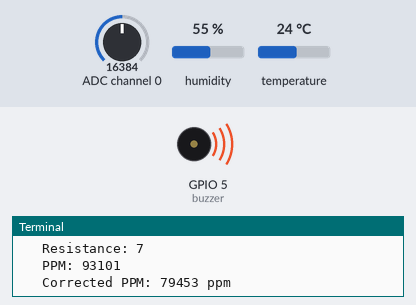
The program below on a simulated Raspberry Pi (BCM pin numbers). On the bench: buzzer (waves = sounding, pin HIGH), the last lines printed to the terminal. The test bench sets the inputs (shaded band); at power-on: ADC channel 0 = 16384, humidity 55 %, temperature 24 °C (analog values on the 0–32767 scale).

Above: at 1.7 s.
1.8 s: ADC channel 0 set to 5488
5.3 s: ADC channel 0 set to 4856
At 6.0 s:
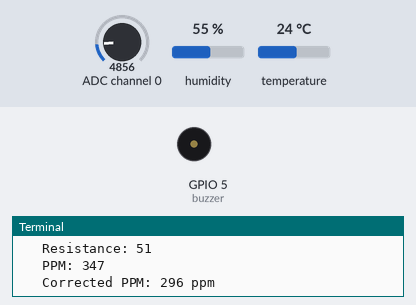
7.0 s: ADC channel 0 set to 9830
At 8.4 s:
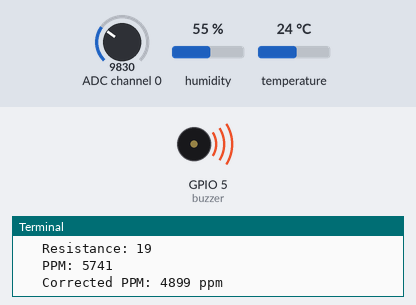
11.1 s: ADC channel 0 set to 3932
At 12.8 s:
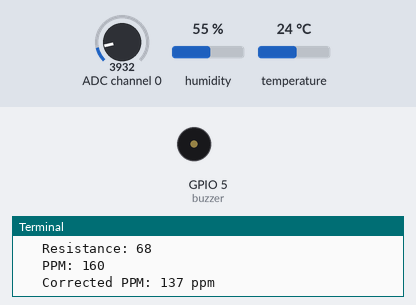
Timing chart, 0 to 14.1 s (numbered marks = the images above; inputs shaded):
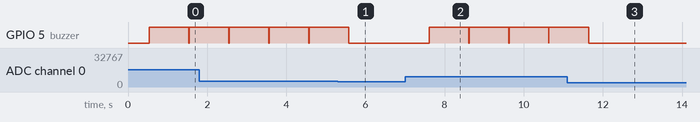

The program:

MQ135-ADS1115-Final.py
```python
#!/usr/bin/python
"""
@name: MQ-135.py - MQ-135 GAS SENSOR
@disclaimer: Copyright 2017, KRIPT4
@lastrelease: Dic 27 2017 16:50
"""

"""
MQ135 gas sensor | ADS1115 (Analog-to-Digital Converter for Raspberry Pi)
Datasheet can be found here: https://www.olimex.com/Products/Components/Sensors/SNS-MQ135/resources/SNS-MQ135.pdf
Application
They are used in air quality control equipments for buildings/offices, are suitable for detecting of NH3, NOx, alcohol, Benzene, smoke, CO2, etc
Original creator of this library: https://github.com/GeorgK/MQ135
"""

import sys
import math
import operator
import Adafruit_DHT
import time
import board
import busio
import adafruit_ads1x15.ads1115 as ADS
from adafruit_ads1x15.analog_in import AnalogIn
from gpiozero import Buzzer
buzzer = Buzzer(5)

# Create the I2C bus
i2c = busio.I2C(board.SCL, board.SDA)

# Create the ADC object using the I2C bus
ads = ADS.ADS1115(i2c)

# Create single-ended input on channel 0
value_ads = AnalogIn(ads, ADS.P0)

"""
First version of an RaspBerryPi Library for the MQ135 gas sensor
TODO: Review the correction factor calculation. This currently relies on
the datasheet but the information there seems to be wrong.
"""

# The load resistance on the board
RLOAD = 10.0
# Calibration resistance at atmospheric CO2 level
RZERO = 76
# Parameters for calculating ppm of CO2 from sensor resistance
PARA = 116.6020682
PARB = 2.769034857

# Parameters to model temperature and humidity dependence
CORA = 0.00035
CORB = 0.02718
CORC = 1.39538
CORD = 0.0018
CORE = -0.003333333
CORF = -0.001923077
CORG = 1.130128205

# Atmospheric CO2 level for calibration purposes
ATMOCO2 = 397.13

"""
@brief  Get the correction factor to correct for temperature and humidity
@param[in] t  The ambient air temperature
@param[in] h  The relative humidity
@return The calculated correction factor
"""
#Configure DHT sensor parameter
sensor =  Adafruit_DHT.DHT11
pin = '21'
h, t = Adafruit_DHT.read_retry(sensor, pin)

def getCorrectionFactor(t,h,CORA,CORB,CORC,CORD,CORE,CORF,CORG):
	# Linearization of the temperature dependency curve under and above 20 degree C
	# below 20degC: fact = a * t * t - b * t - (h - 33) * d
	# above 20degC: fact = a * t + b * h + c
	# this assumes a linear dependency on humidity
	if t < 20:
		return CORA * t * t - CORB * t + CORC - (h-33.)*CORD
	else:
		return CORE * t + CORF * h + CORG

"""
@brief  Get the resistance of the sensor, ie. the measurement value
@return The sensor resistance in kOhm
"""

def getResistance(value_pin,RLOAD):
	return ((1023./value_pin) - 1.)*RLOAD

"""
@brief  Get the resistance of the sensor, ie. the measurement value corrected
        for temp/hum
@param[in] t  The ambient air temperature
@param[in] h  The relative humidity
@return The corrected sensor resistance kOhm
"""

def getCorrectedResistance(t,h,CORA,CORB,CORC,CORD,CORE,CORF,CORG,value_pin,RLOAD):
	return getResistance(value_pin,RLOAD) / getCorrectionFactor(t,h,CORA,CORB,CORC,CORD,CORE,CORF,CORG)

"""
@brief  Get the ppm of CO2 sensed (assuming only CO2 in the air)
@return The ppm of CO2 in the air
"""

def getPPM(PARA,RZERO,PARB,value_pin,RLOAD):
	return PARA * math.pow((getResistance(value_pin,RLOAD)/RZERO), -PARB)

"""
@brief  Get the ppm of CO2 sensed (assuming only CO2 in the air), corrected
        for temp/hum
@param[in] t  The ambient air temperature
@param[in] h  The relative humidity
@return The ppm of CO2 in the air
"""

def getCorrectedPPM(t,h,CORA,CORB,CORC,CORD,CORE,CORF,CORG,value_pin,RLOAD,PARA,RZERO,PARB):
	return PARA * math.pow((getCorrectedResistance(t,h,CORA,CORB,CORC,CORD,CORE,CORF,CORG,value_pin,RLOAD)/RZERO), -PARB)

"""
@brief  Get the resistance RZero of the sensor for calibration purposes
@return The sensor resistance RZero in kOhm
"""

def getRZero(value_pin,RLOAD,ATMOCO2,PARA,PARB):
	return getResistance(value_pin,RLOAD) * math.pow((ATMOCO2/PARA), (1./PARB))

"""
@brief  Get the corrected resistance RZero of the sensor for calibration
        purposes
@param[in] t  The ambient air temperature
@param[in] h  The relative humidity
@return The corrected sensor resistance RZero in kOhm
"""

def getCorrectedRZero(t,h,CORA,CORB,CORC,CORD,CORE,CORF,CORG,value_pin,RLOAD,ATMOCO2,PARA,PARB):
	return getCorrectedResistance(t,h,CORA,CORB,CORC,CORD,CORE,CORF,CORG,value_pin,RLOAD) * math.pow((ATMOCO2/PARA), (1./PARB))

"""
Re-maps a number from one range to another. That is, a value of fromLow would get mapped to toLow,
a value of fromHigh to toHigh, values in-between to values in-between, etc.
# Arduino: (0 a 1023)
# Raspberry Pi: (0 a 26690)
More Info: https://www.arduino.cc/reference/en/language/functions/math/map/
"""

def map(x,in_min,in_max,out_min,out_max):
	return (x - in_min) * (out_max - out_min) / (in_max - in_min) + out_min

def main():
  while True:
   value_pin = map((value_ads.value - 500), 0, 26690, 0, 1023) # 565 / 535 fix value
   print(value_pin)
   rzero = getRZero(value_pin,RLOAD,ATMOCO2,PARA,PARB)
   correctedRZero = getCorrectedRZero(t,h,CORA,CORB,CORC,CORD,CORE,CORF,CORG,value_pin,RLOAD,ATMOCO2,PARA,PARB)
   resistance = getResistance(value_pin,RLOAD)
   ppm = getPPM(PARA,RZERO,PARB,value_pin,RLOAD)
   correctedPPM = getCorrectedPPM(t,h,CORA,CORB,CORC,CORD,CORE,CORF,CORG,value_pin,RLOAD,PARA,RZERO,PARB)
   print("\n h,t: %s  %s \n" %(h,t))
   print("\n MQ135 Gas Sensor:\n")
   print("\t MQ135 RZero: %s" % round(rzero))
   print("\t Corrected RZero: %s" % round(correctedRZero))
   print("\t Resistance: %s" % round(resistance))
   print("\t PPM: %s" % round(ppm))
   print("\t Corrected PPM: %s ppm" % round(correctedPPM))
   #Alarm !!!!!!!!!!!!!!
   if ppm > 400:
       buzzer.beep()
   else:
       buzzer.off()
   time.sleep(1)
if __name__ == "__main__":
	main()
```

Measured:
- the behaviour switches between 5048 and 5040 on ADC channel 0 (found by bisection; images 0 and 1)
- after the input at 5.3 s, GPIO 5 (buzzer): goes on until 5.6 s, then stays LOW
- after the input at 7.0 s, GPIO 5 (buzzer): alternates HIGH for 1.0 s and LOW for 0.01 s, starting after 0.61 s
- after the input at 11.1 s, GPIO 5 (buzzer): goes on until 11.6 s, then stays LOW
- by itself, GPIO 5 (buzzer): alternates HIGH for 1.0 s and LOW for 0.01 s
